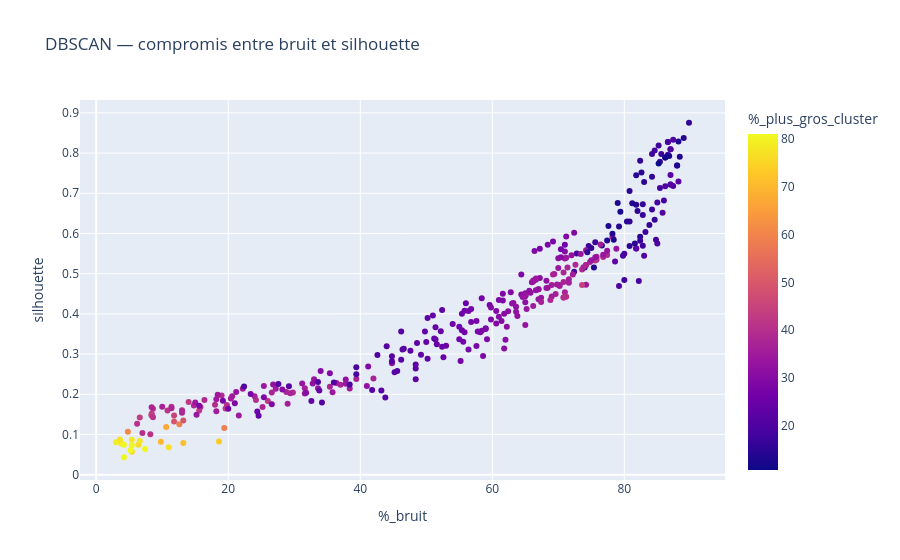

The cell this chart's notebook holds for it:
### Code cell
candidats = resultats.loc[
    resultats["nb_clusters"].between(10, 20)
    & resultats["silhouette"].notna()
].copy()

if candidats.empty:
    print("Aucun candidat dans la plage 10–20 clusters.")
    # display(resultats)
else:
    # display(candidats.sort_values(
    #     ["%_bruit", "silhouette"],
    #     ascending=[True, False]
    # ))

    fig = px.scatter(
        candidats,
        x="%_bruit",
        y="silhouette",
        color="%_plus_gros_cluster",
        hover_data=[
            "eps", "min_samples",
            "nb_clusters", "taille_min"
        ],
        title="DBSCAN — compromis entre bruit et silhouette"
    )
    fig.show()

### Figure 1 — Plotly figure (JSON) as saved in the notebook; plotly's stock layout.template omitted (floating-point values rounded to 4 significant figures; data arrays with more than 128 entries replaced by an {"elided": "..."} marker saying what was removed)
{"data": [{"customdata": {"elided": "355x4 float values"}, "hovertemplate": "%_bruit=%{x}<br>silhouette=%{y}<br>eps=%{customdata[0]}<br>min_samples=%{customdata[1]}<br>nb_clusters=%{customdata[2]}<br>taille_min=%{customdata[3]}<br>%_plus_gros_cluster=%{marker.color}<extra></extra>", "legendgroup": "", "marker": {"color": {"elided": "355 float values"}, "coloraxis": "coloraxis", "symbol": "circle"}, "mode": "markers", "name": "", "orientation": "v", "showlegend": false, "type": "scatter", "x": {"elided": "355 float values"}, "xaxis": "x", "y": {"elided": "355 float values"}, "yaxis": "y"}], "layout": {"coloraxis": {"colorbar": {"title": {"text": "%_plus_gros_cluster"}}, "colorscale": [[0, "#0d0887"], [0.1111, "#46039f"], [0.2222, "#7201a8"], [0.3333, "#9c179e"], [0.4444, "#bd3786"], [0.5556, "#d8576b"], [0.6667, "#ed7953"], [0.7778, "#fb9f3a"], [0.8889, "#fdca26"], [1, "#f0f921"]]}, "legend": {"tracegroupgap": 0}, "title": {"text": "DBSCAN — compromis entre bruit et silhouette"}, "xaxis": {"anchor": "y", "domain": [0, 1], "title": {"text": "%_bruit"}}, "yaxis": {"anchor": "x", "domain": [0, 1], "title": {"text": "silhouette"}}}}
